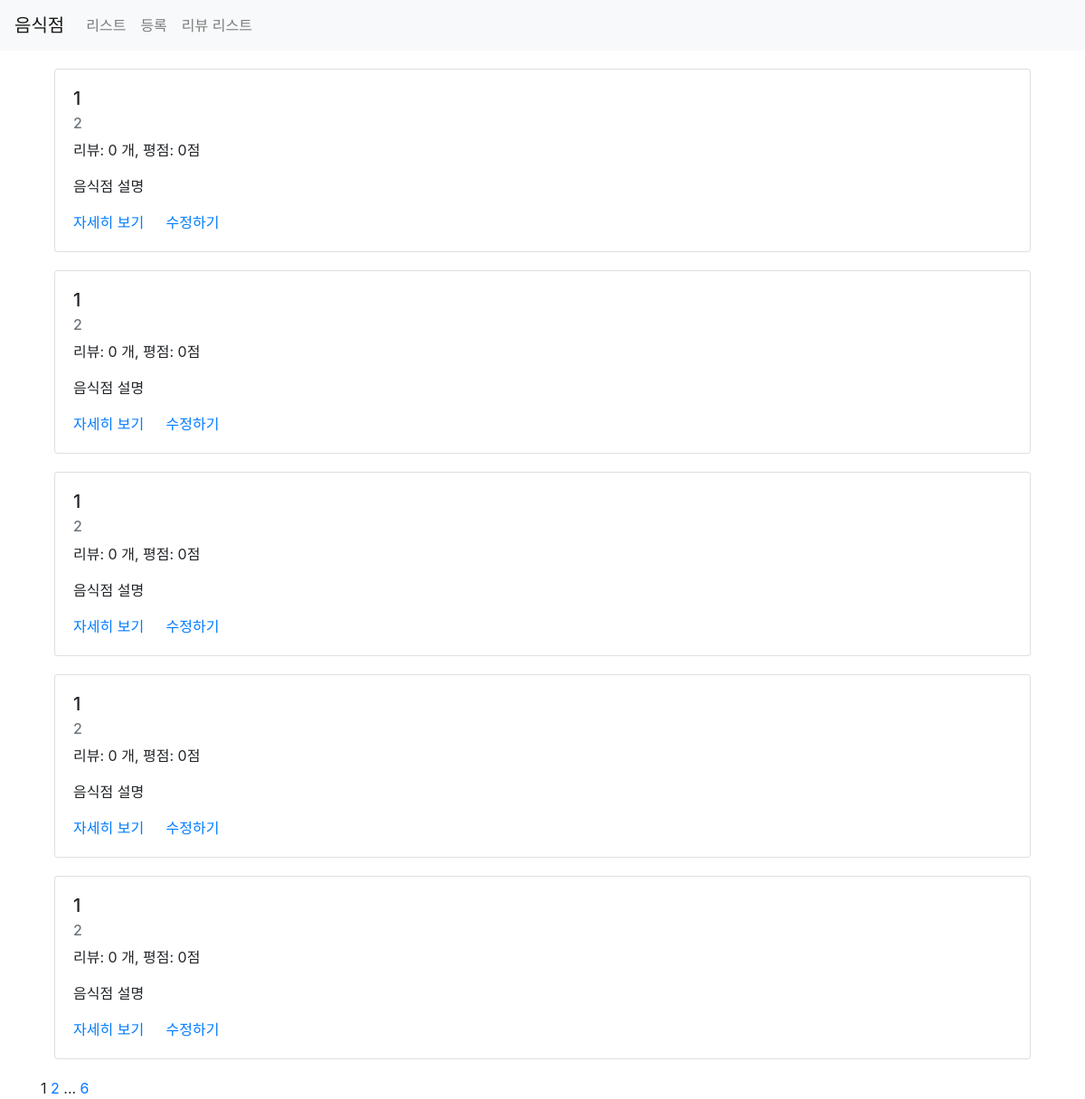
Screenshot of /third/list/ with the database file from the repository.
### third/models.py (models this page shows)
class Restaurant(models.Model):
    name = models.CharField(max_length=30)
    address = models.CharField(max_length=200)
    password = models.CharField(max_length=20, default=None, null=True)
    image = models.CharField(max_length=500, default=None, null=True)
    created_at = models.DateTimeField(auto_now_add=True)
    updated_at = models.DateTimeField(auto_now=True)

### third/views.py (the view)
# urls.py: path('list/', views.list, name="list"),
def list(request):
    restaruants = Restaurant.objects.all().annotate(reviews_count=Count('review')).annotate(average_point=Avg('review__point'))
    paginator = Paginator(restaruants, 5)
    page = request.GET.get('page')
    items = paginator.get_page(page)
    last_bar_number = int(paginator.num_pages - 1)
    context = {
        'restaurants': items,
        'last_page': last_bar_number
    }
    return render(request, 'third/list.html', context)

### third/templates/third/list.html (shortened to what this page needs)
{% extends 'third/base.html' %}
{% load static %}
{% block content %}
<div class="container">
    {% for item in restaurants %}
    <div class="row restaurant-item" style="margin:20px auto;">
        <div class="col-sm-12">
            <div class="card boarder-secondary">
                <div class="card-body">
                    <h5 class="card-title">{{item.name}}</h5>
                    <h6 class="card-subtitle mb-2 text-muted">{{item.address}}</h6>
                    <p class="card-text">리뷰: {{item.reviews_count}} 개,
                        {% if item.average_point != None %}
                            평점: {{item.average_point}}점
                        {% else %}
                            평점: 0점
                        {% endif %}
                    </p>
                    <p class="card-text"> 음식점 설명 </p>
                    <a href="{% url 'restaurant-detail' id=item.id%}" class="card-link">자세히 보기</a>
                    <a href="{% url 'restaurant-update' %}?id={{item.id}}" class="card-link">수정하기</a>
                </div>
            </div>
        </div>
    </div>
    {% endfor %}
    <div class="row">
        <div class="col-sm-12 text-center">
            <div class="pagination">
                <span class="step-links">
                    <span class="step-links text-center" style="width:100%;">
                        <span class="current">
                            {{ restaurants.number}}
                        </span>
                        {% if restaurants.has_next %}
                            <a href="?page={{ restaurants.next_page_number }}">{{restaurants.next_page_number }}</a>
                            {% if restaurants.number != last_page %}
                                ...
                                <a href="?page={{ restaurants.paginator.num_pages }}">{{ restaurants.paginator.num_pages }}</a>
                            {% endif %}
                        {% endif %}
                    </span>
                </span>
            </div>
        </div>
    </div>
</div>
{% endblock %}

### third/templates/third/base.html (shortened to what this page needs)
{% load static %}
<!DOCTYPE html>
<head>
    <link rel="stylesheet" href="https://stackpath.bootstrapcdn.com/bootstrap/4.1.3/css/bootstrap.min.css">
    <link rel="stylesheet" href="{% static 'third/styles.css' %}">
</head>
<body>
    <nav class="navbar navbar-expand-lg navbar-light bg-light">
      <a class="navbar-brand" href="/third/list">음식점</a>
      <div class="collapse navbar-collapse" id="navbarNav">
        <ul class="navbar-nav">
          <li class="nav-item">
            <a class="nav-link" href="/third/list">리스트</a>
          </li>
          <li class="nav-item">
            <a class="nav-link" href="/third/create">등록</a>
          </li>
          <li class="nav-item">
            <a class="nav-link" href="/third/review/list">리뷰 리스트</a>
          </li>
        </ul>
      </div>
    </nav>
    {% block content %}
    {% endblock %}
</body>
</html>

### rows the page displays
Restaurant: name "1", address "2", reviews_count "0", shows "평점: 0점"
Restaurant: name "1", address "2", reviews_count "0", shows "평점: 0점"
Restaurant: name "1", address "2", reviews_count "0", shows "평점: 0점"
Restaurant: name "1", address "2", reviews_count "0", shows "평점: 0점"
Restaurant: name "1", address "2", reviews_count "0", shows "평점: 0점"

### other values shown
{{ restaurants.number }} "1"
{{ restaurants.next_page_number }} "2"
{{ restaurants.paginator.num_pages }} "6"
